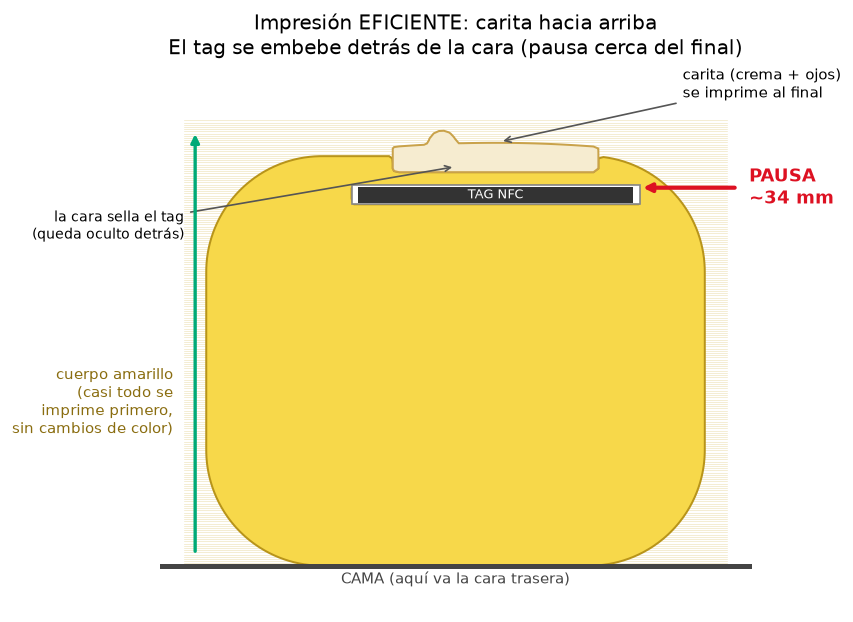

Recreate this plot in Python.
#!/usr/bin/env python3
"""Diagrama: impresion con la carita ARRIBA + NFC embebido detras de la cara.
Todas las alturas/posiciones se derivan del modelo generado (cualquier escala).
"""
import numpy as np
import matplotlib
matplotlib.use("Agg")
import matplotlib.pyplot as plt
import trimesh

body = trimesh.load("cuerpo_amarillo.stl")
face = trimesh.load("cara_crema.stl")

PLATE_Z = float(body.bounds[0][2])        # cara trasera (va sobre la cama)
TOP_Z = float(face.bounds[1][2])          # punto mas alto de la carita
void = [c for c in body.split(only_watertight=False) if c.volume < 0][0]
vy0, vz0 = float(void.bounds[0][1]), float(void.bounds[0][2])
vy1, vz1 = float(void.bounds[1][1]), float(void.bounds[1][2])
PAUSE_Z = vz1 - 0.2
PANEL_Z = float(face.bounds[0][2])

def ph(z):
    return z - PLATE_Z

ymin, ymax = float(body.bounds[0][1]), float(body.bounds[1][1])

fig, ax = plt.subplots(figsize=(7.5, 9))

# Corte vertical (plano x=0): perfil Y-Z (Z hacia arriba = direccion de impresion)
plane = dict(plane_origin=[0, 0, 0], plane_normal=[1, 0, 0])
for f, fc, ec in [(body, "#f7d84a", "#b8941a"), (face, "#f6ecd0", "#c9a24a")]:
    sec = f.section(**plane)
    if sec is None:
        continue
    for poly in sec.discrete:
        ax.fill(poly[:, 1], poly[:, 2], facecolor=fc, edgecolor=ec, lw=1.2, zorder=1)

# lineas de capa
for z in np.arange(PLATE_Z, TOP_Z + 1, 0.2):
    ax.plot([ymin - 2, ymax + 2], [z, z], color="#c9a92a", lw=0.4, alpha=0.3, zorder=0)

# cama
ax.plot([ymin - 4, ymax + 4], [PLATE_Z, PLATE_Z], color="#444", lw=3)
ax.text((ymin + ymax) / 2, PLATE_Z - 1.6, "CAMA (aquí va la cara trasera)",
        ha="center", fontsize=9, color="#444")

# cavidad + tag (detras de la cara)
ax.add_patch(plt.Rectangle((vy0, vz0), vy1 - vy0, vz1 - vz0, facecolor="white",
             edgecolor="#888", lw=1, zorder=3))
ax.add_patch(plt.Rectangle((vy0 + 0.6, vz0 + 0.1), (vy1 - vy0) - 1.2, 1.5,
             facecolor="#333", zorder=4))          # tag real 1.5 mm
ax.text((vy0 + vy1) / 2, vz0 + 0.85, "TAG NFC", color="white", ha="center",
        va="center", fontsize=8, zorder=5)

# linea de PAUSA
ax.annotate("", xy=(vy1, PAUSE_Z), xytext=(ymax + 3, PAUSE_Z),
            arrowprops=dict(arrowstyle="-|>", color="#d12", lw=2.5), zorder=6)
ax.text(ymax + 4, PAUSE_Z, f"PAUSA\n~{ph(PAUSE_Z):.0f} mm", color="#d12",
        fontsize=11, fontweight="bold", va="center", zorder=6)

# etiquetas
ax.annotate("carita (crema + ojos)\nse imprime al final",
            xy=(4, TOP_Z - 1), xytext=(ymax - 2, TOP_Z + 3), fontsize=9, ha="left",
            arrowprops=dict(arrowstyle="->", color="#555"))
ax.text(ymin - 3, (PLATE_Z + PANEL_Z) / 2 - 3,
        "cuerpo amarillo\n(casi todo se\nimprime primero,\nsin cambios de color)",
        fontsize=9, color="#8a6d10", va="center", ha="right")
ax.annotate("la cara sella el tag\n(queda oculto detrás)",
            xy=(0, PANEL_Z + 0.5), xytext=(ymin - 2, PANEL_Z - 6), fontsize=8.5,
            ha="right", arrowprops=dict(arrowstyle="->", color="#555"))

# flecha direccion de impresion
ax.annotate("", xy=(ymin - 1, TOP_Z), xytext=(ymin - 1, PLATE_Z + 1),
            arrowprops=dict(arrowstyle="-|>", color="#0a7", lw=2))

ax.set_xlim(ymin - 12, ymax + 12)
ax.set_ylim(PLATE_Z - 4, TOP_Z + 6)
ax.set_aspect("equal"); ax.axis("off")
ax.set_title("Impresión EFICIENTE: carita hacia arriba\n"
             "El tag se embebe detrás de la cara (pausa cerca del final)", fontsize=12)

plt.tight_layout()
plt.savefig("diagrama_nfc.png", dpi=120, bbox_inches="tight", facecolor="white")
print(f"Altura total {ph(TOP_Z):.1f} mm | Pausa a ~{ph(PAUSE_Z):.0f} mm. Guardado diagrama_nfc.png")
